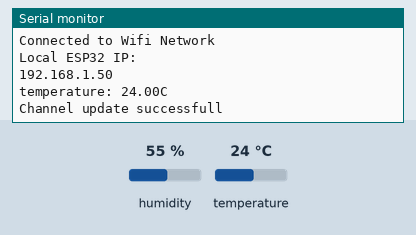
Recording of a program running on a simulated ESP32. On the bench: the last lines printed to the serial monitor. The inputs (shaded band) are chosen by the test bench; at power-on: humidity 55 %, temperature 24 °C. WiFi joins after 1.5 s; servers stay silent unless stated.

Above: at 2.7 s.
2.8 s: humidity set to 22 %
At 3.01 s:
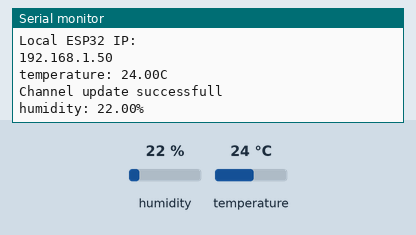
6.9 s: temperature set to 12 °C
At 6.92 s:
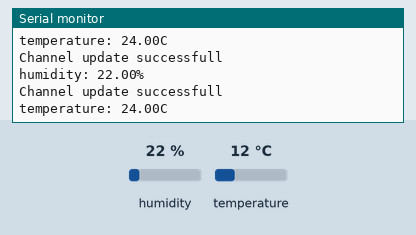
10.3 s: humidity set to 40 %
At 11.7 s:
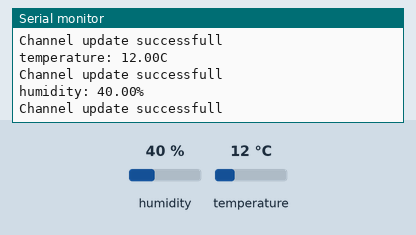

Measured:
- after the input at 2.8 s, the serial monitor: prints a new line at once (image 1)
- after the input at 10.3 s, the serial monitor: prints a new line after 0.32 s (image 3)

The program:

main.cpp
```cpp
#include <Arduino.h>
#include <DHT.h>
#include <DHT_U.h>
#include <ThingSpeak.h>
#include <Adafruit_Sensor.h>
#include <WiFi.h>

#define DHTTYPE DHT11
#define DHTPIN 4
DHT_Unified dht(DHTPIN,DHTTYPE);

WiFiClient wificlient;
const char* ssid = "TP-Link_4FA64FA6";
const char* password = "65371010379536537101037953";

unsigned long myChannelNumber = 1;
const char* myWriteAPIKey = "YQWYXLBHEISNJ72E";

void setup() {
 Serial.begin(115200);
 WiFi.mode(WIFI_STA);
 WiFi.begin(ssid, password);
 Serial.println("\nConnecting to Wifi netword ..");
 while (WiFi.status() != WL_CONNECTED)
 {
  Serial.print(".");
  delay(100);
 }
 Serial.println("\nConnected to Wifi Network");
 Serial.println("Local ESP32 IP: ");
 Serial.println(WiFi.localIP());
 dht.begin();
 ThingSpeak.begin(wificlient);
}

void loop() {
 sensors_event_t event;
 dht.temperature().getEvent(&event);
 if (isnan(event.temperature))
 {
  Serial.println(F("Error reading temperature"));
 } else
 {
  Serial.print(F("temperature: "));
  Serial.print(event.temperature);
  Serial.println(F("C"));
  int x = ThingSpeak.writeField(myChannelNumber,2,event.temperature,myWriteAPIKey);
  if (x == 200)
  {
    Serial.println("Channel update successfull");
  }else
  {
    Serial.println("Problem updatin channel. HTTP error code " + String(x));

  }
 }
 delay(1000);
 dht.humidity().getEvent(&event);
 if (isnan(event.relative_humidity))
 {
  Serial.println(F("humidity: "));
 }else
 {
  Serial.print(F("humidity: "));
  Serial.print(event.relative_humidity);
  Serial.println(F("%"));
  int y = ThingSpeak.writeField(myChannelNumber,1,event.relative_humidity,myWriteAPIKey);
  if (y == 200)
  {
    Serial.println("Channel update successfull");
  }else
  {
    Serial.println("Problem updatin channel. HTTP error code " + String(y));
  }

 }
delay(1000);
 }
```
